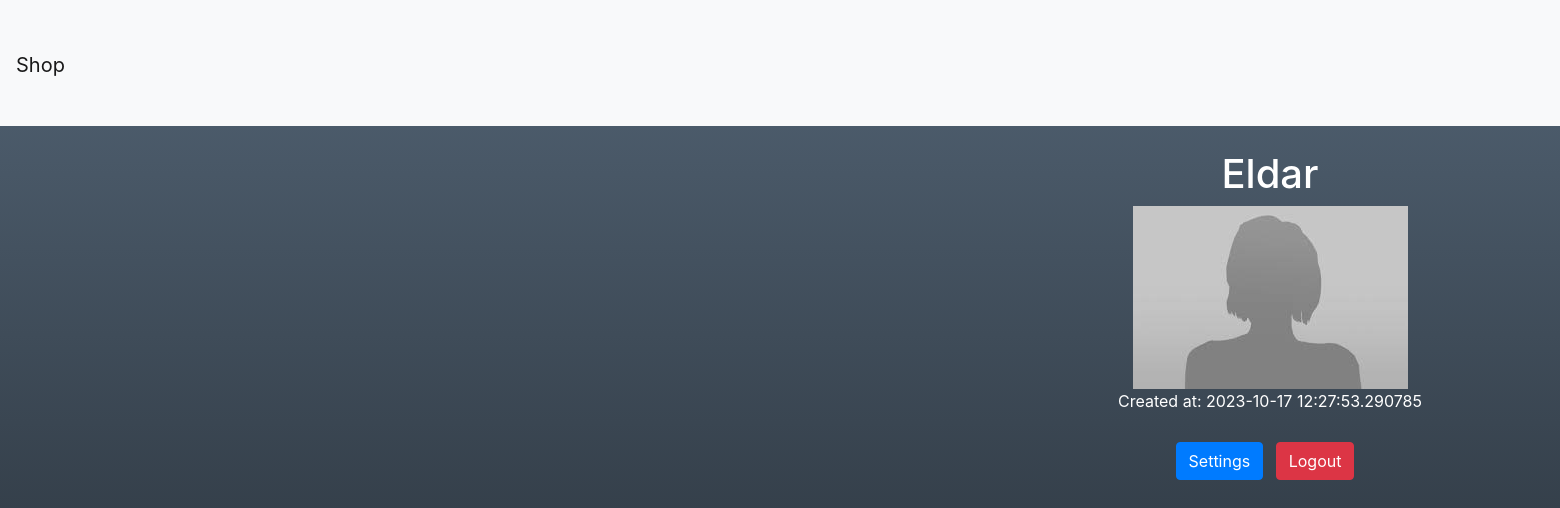
The app's page /profile (signed in), older data.
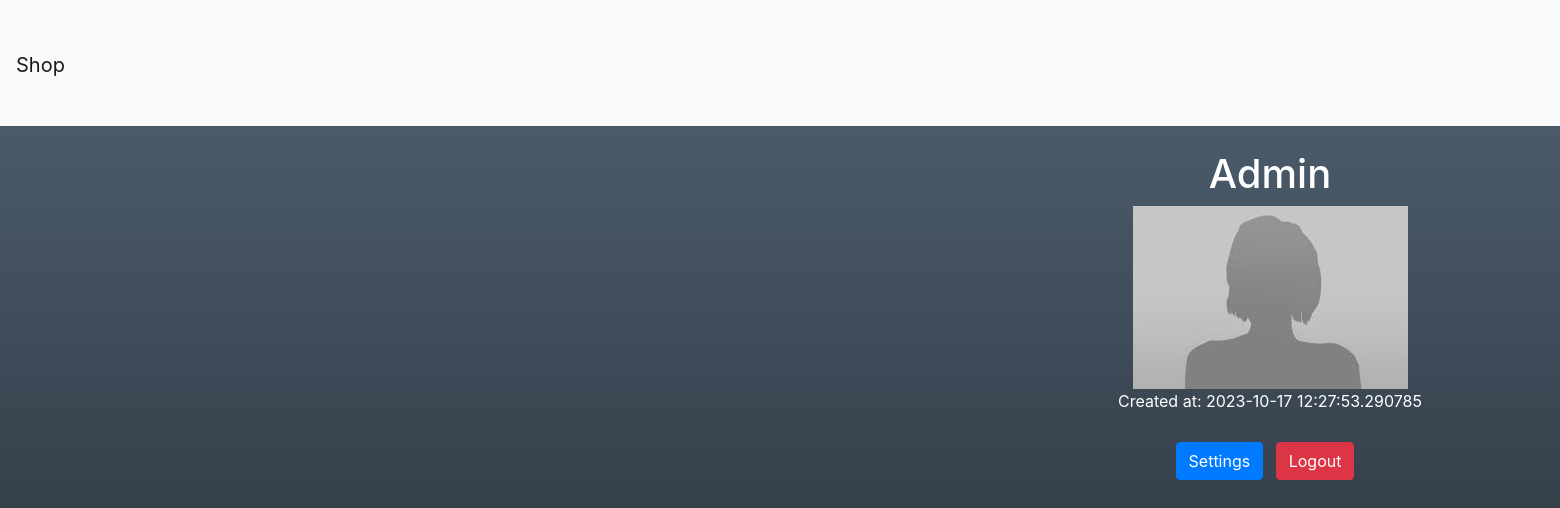
The same page, newer data.
### app/__init__.py (models this page shows, shortened)
class User(db.Model, UserMixin):
    id = db.Column(db.Integer, primary_key=True)
    email = db.Column(db.String, nullable=False, unique=True)
    name = db.Column(db.String, nullable=False, unique=True)
    photo = db.Column(db.String, nullable=False, default='/static/images/images.jpg')
    password = db.Column(db.String, nullable=False, unique=True)
    created_at = db.Column(db.DateTime, default=datetime.utcnow)
    role = db.Column(db.String, nullable=False, default='user')

### app/__init__.py (the view)
@app.route('/profile', methods=['POST', "GET"])
@login_required
def profile():
    return render_template('profile.html', user=current_user)

### app/__init__.py (called while the page is built)
@login.user_loader
def user_loader(user_id):
    return User.query.get(user_id)

### app/templates/profile.html
{% extends 'base.html' %}
{% block content %}
<link href="/static/styles/profile.css" rel="stylesheet">
<div class="container mt-4">
    <div class="row">
        <div class="col-md-6 offset-md-3 text-center">
            <h1>{{ user.name }}</h1>
            <img src="{{ user.photo }}" class="profile-image img-fluid" alt="{{ user.name }}">
            <p>Created at: {{ user.created_at }}</p>
            <div class="profile-links mt-3">
                <a href="/profile_settings" class="btn btn-primary mr-2">Settings</a>
                <a href="/logout" class="btn btn-danger">Logout</a>
            </div>
        </div>
    </div>
</div>
{% endblock %}

Row changes from the older to the newer data that the page shows:
changed User: name "Eldar" → "Admin"
